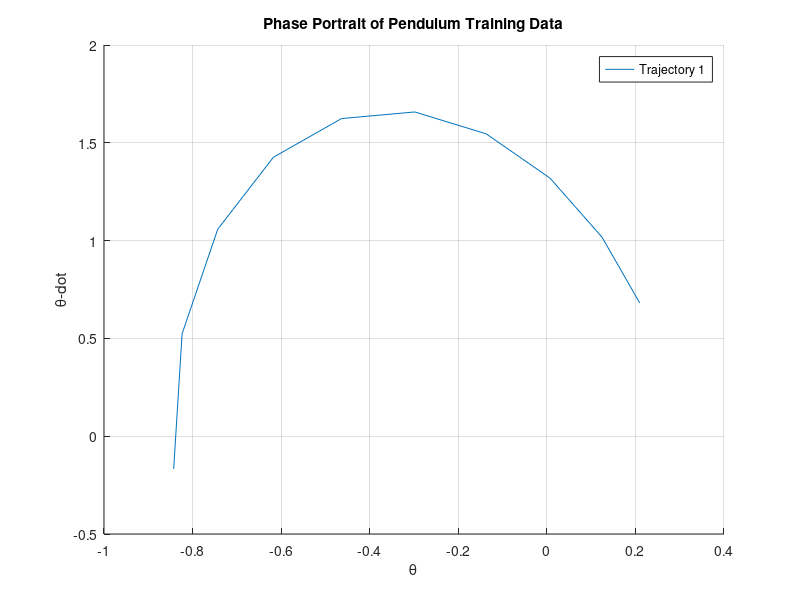

This figure's MATLAB source:
clc
clear

%% Problem 2 Part A
pendulum_A = [0 1;-9.8 -2];
eig_A = eig(pendulum_A);

%% Problem 2 Part B
% Load the training dataset from 'pendulum_training.csv'
data = csvread('training/pendulum_training.csv');

% Number of trajectories in the dataset
num_trajectories = 126;

% Sampling rate
sampling_rate = 0.1;

% Number of data points in each trajectory
num_points = size(data, 1)/num_trajectories;

% Time span for each trajectory
time_span = 1;

% Visualize a few sample trajectories by plotting a phase portrait (θ vs ẋ)
figure;
hold on;
for i = 1:5 % Plot up to 5 trajectories
    % Extract theta and theta_dot for the current trajectory
    index = num_points*(i-1)+2*i;
    theta = data(index:num_points,1);
    theta_dot = data(index:num_points,2);
    
    % Plot phase portrait (theta vs theta_dot)
    plot(theta, theta_dot);
end

% Set labels and title
xlabel('\theta');
ylabel('\theta-dot');
title('Phase Portrait of Pendulum Training Data');

% Add legend
legend('Trajectory 1', 'Trajectory 2', 'Trajectory 3', 'Trajectory 4', 'Trajectory 5');

% Display grid
grid on;

hold off;

%% Problem 2 Part 3

